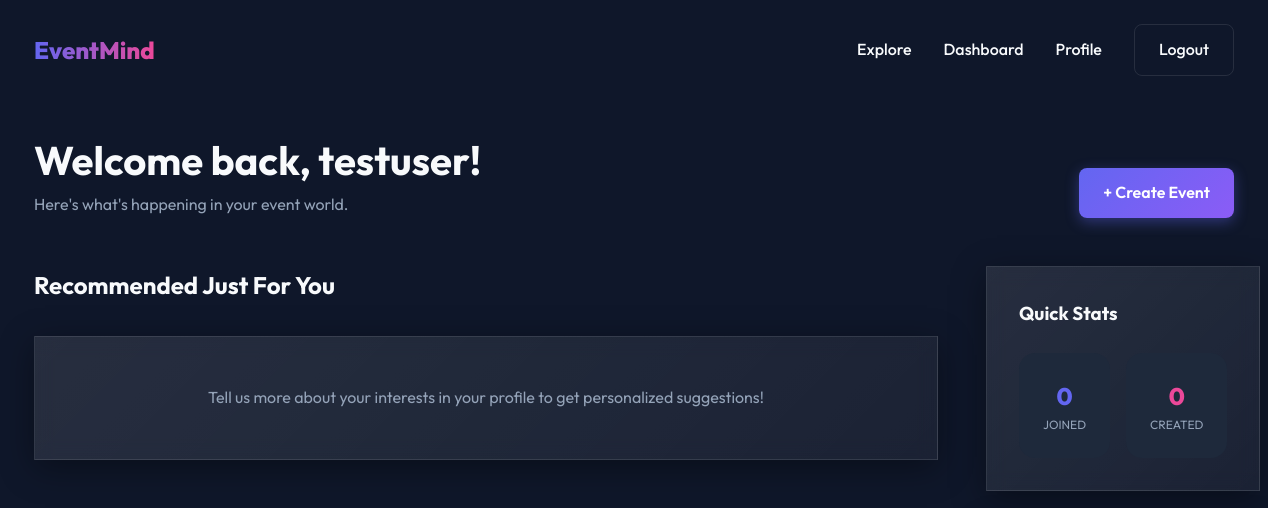
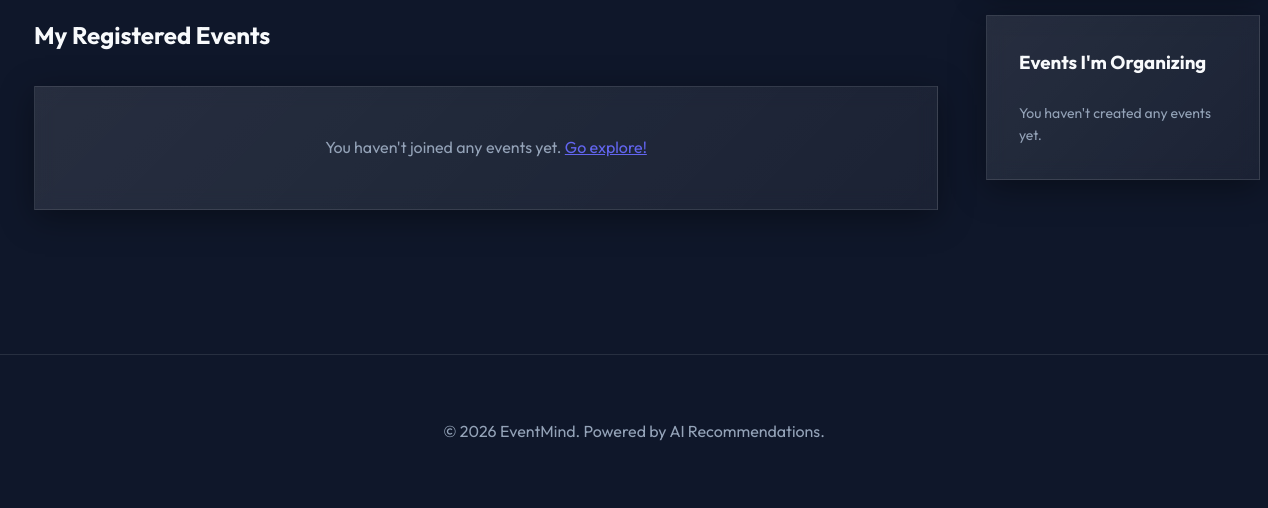
The page /dashboard (signed in) on the database as committed earlier (2 pictures, top to bottom).
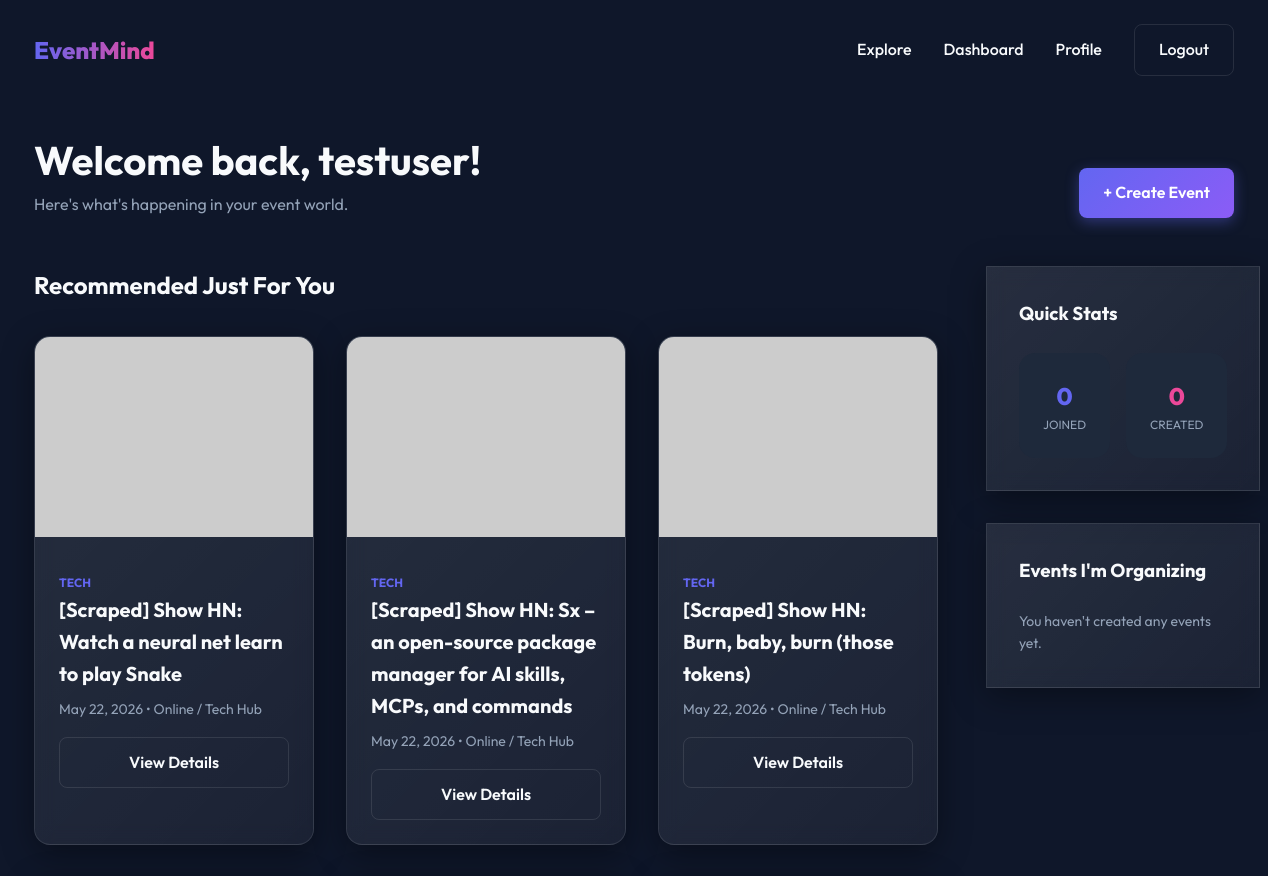
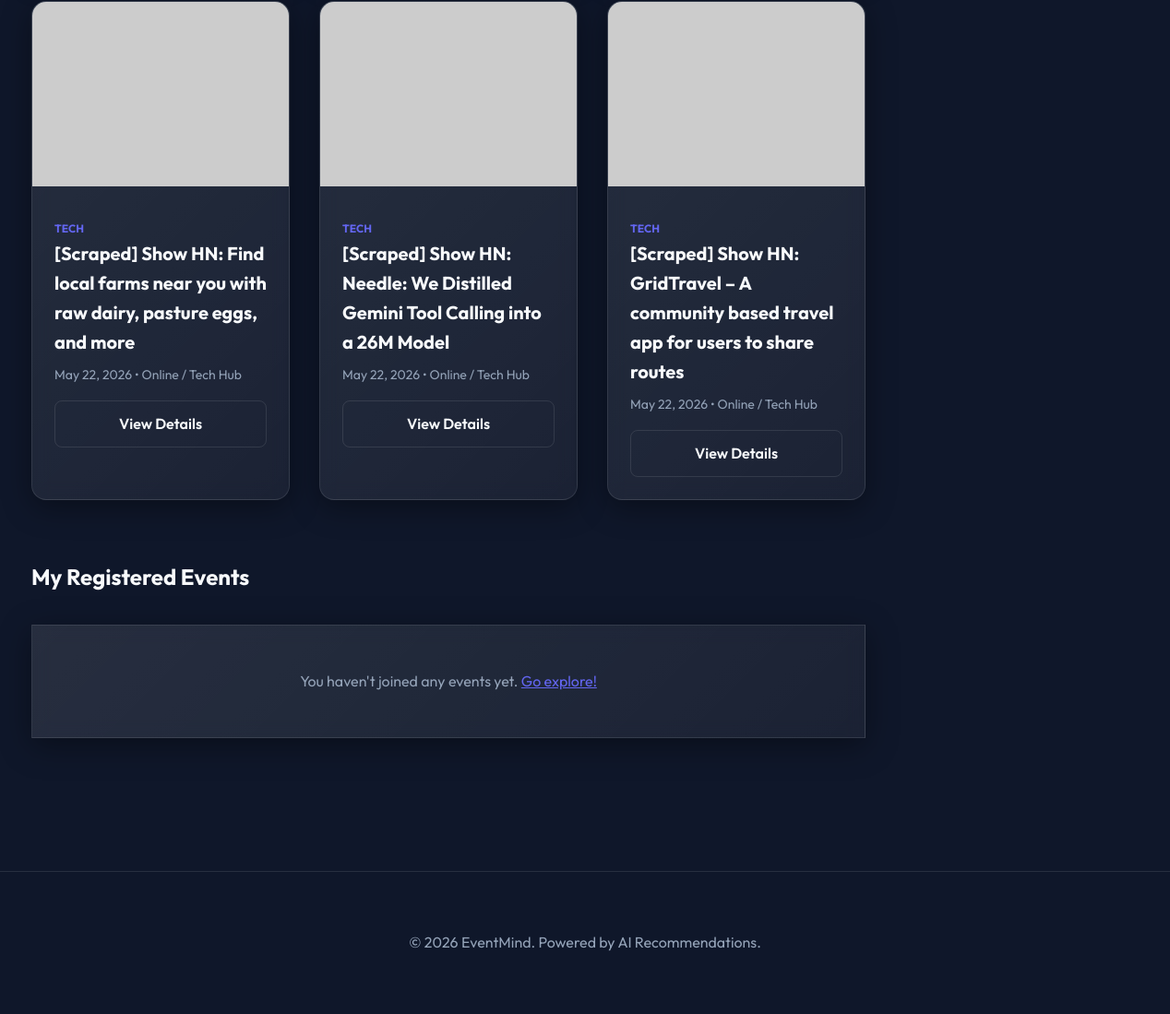
The same page on the database as committed later (2 pictures, top to bottom).
### app/models/user.py (models this page shows, shortened)
class User(Base, TimestampMixin):
    __tablename__ = "users"
    id: Mapped[int] = mapped_column(primary_key=True, index=True)
    email: Mapped[str] = mapped_column(String(255), unique=True, index=True, nullable=False)
    username: Mapped[str] = mapped_column(String(50), unique=True, index=True, nullable=False)
    hashed_password: Mapped[str] = mapped_column(String(255), nullable=False)
    full_name: Mapped[str] = mapped_column(String(150), nullable=False)
    bio: Mapped[str | None] = mapped_column(Text, nullable=True)
    avatar_url: Mapped[str | None] = mapped_column(String(500), nullable=True)
    interests: Mapped[list] = mapped_column(JSON, default=list, nullable=False)
    role: Mapped[UserRole] = mapped_column(
        Enum(UserRole), default=UserRole.USER, nullable=False
    )
    is_active: Mapped[bool] = mapped_column(Boolean, default=True, nullable=False)
    events: Mapped[list["Event"]] = relationship(
        "Event", back_populates="owner", lazy="selectin"
    )
    registrations: Mapped[list["Registration"]] = relationship(
        "Registration", back_populates="user", lazy="selectin"
    )
    comments: Mapped[list["Comment"]] = relationship(
        "Comment", back_populates="user", lazy="selectin"
    )

### app/models/event.py (models this page shows, shortened)
class Event(Base, TimestampMixin):
    __tablename__ = "events"
    id: Mapped[int] = mapped_column(primary_key=True, index=True)
    title: Mapped[str] = mapped_column(String(200), nullable=False, index=True)
    description: Mapped[str] = mapped_column(Text, nullable=False)
    location: Mapped[str] = mapped_column(String(300), nullable=False)
    event_date: Mapped[datetime] = mapped_column(DateTime(timezone=True), nullable=False, index=True)
    capacity: Mapped[int] = mapped_column(Integer, default=100, nullable=False)
    category: Mapped[str] = mapped_column(String(100), nullable=False, index=True)
    tags: Mapped[list] = mapped_column(JSON, default=list, nullable=False)
    image_url: Mapped[str | None] = mapped_column(String(500), nullable=True)
    is_active: Mapped[bool] = mapped_column(Boolean, default=True, nullable=False)
    owner_id: Mapped[int] = mapped_column(ForeignKey("users.id"), nullable=False)
    owner: Mapped["User"] = relationship("User", back_populates="events")
    registrations: Mapped[list["Registration"]] = relationship(
        "Registration", back_populates="event", lazy="selectin"
    )
    comments: Mapped[list["Comment"]] = relationship(
        "Comment", back_populates="event", lazy="selectin", cascade="all, delete-orphan"
    )

### app/web/dashboard_views.py (the view)
@router.get("", response_class=HTMLResponse)
async def dashboard(
    request: Request,
    current_user=Depends(require_login_cookie),
    session: AsyncSession = Depends(get_db),
):
    rec_service = RecommendationService(session)
    reg_service = RegistrationService(session)
    event_service = EventService(session)
    rec_result = await rec_service.get_recommendations(current_user.id, top_k=6)
    registrations = await reg_service.get_my_registrations(current_user)
    event_result = await event_service.get_events_paginated(page=1, size=20, upcoming_only=False)
    my_events = [e for e in event_result.items if e.owner_id == current_user.id]
    return templates.TemplateResponse(
        request=request,
        name="dashboard/index.html",
        context={
            "current_user": current_user,
            "recommendations": rec_result.recommendations,
            "registrations": registrations,
            "my_events": my_events,
        },
    )

### templates/dashboard/index.html (shortened to what this page needs)
{% extends "base.html" %}
{% block content %}
<section style="padding: 8rem 2rem 4rem;">
    <div style="max-width: 1200px; margin: 0 auto;">
        <div style="display: flex; justify-content: space-between; align-items: flex-end; margin-bottom: 3rem;">
            <div>
                <h1 style="font-size: 2.5rem;">Welcome back, {{ current_user.username }}!</h1>
                <p style="color: var(--text-muted);">Here's what's happening in your event world.</p>
            </div>
            <a href="/events/create" class="btn btn-primary">+ Create Event</a>
        </div>
        <div style="display: grid; grid-template-columns: 2fr 1fr; gap: 3rem;">
            <div>
                <h2 style="margin-bottom: 2rem;">Recommended Just For You</h2>
                <div class="event-grid" style="grid-template-columns: repeat(auto-fill, minmax(280px, 1fr)); padding: 0; width: 100%;">
                    {% for event in recommendations %}
                        {% include "partials/event_card.html" %}
                    {% else %}
                        <div class="glass-card" style="grid-column: 1 / -1; padding: 3rem; text-align: center; color: var(--text-muted);">
                            Tell us more about your interests in your profile to get personalized suggestions!
                        </div>
                    {% endfor %}
                </div>
                <h2 style="margin: 4rem 0 2rem;">My Registered Events</h2>
                <div class="event-grid" style="grid-template-columns: repeat(auto-fill, minmax(280px, 1fr)); padding: 0; width: 100%;">
                    {% for reg in registrations %}
                        <div class="event-card glass-card">
                            <img src="{{ reg.event_image_url or 'https://via.placeholder.com/400x200' }}" class="event-image">
                            <div class="event-details">
                                <span class="event-category">{{ reg.event_category }}</span>
                                <h3 class="event-title">{{ reg.event_title }}</h3>
                                <div class="event-info">
                                    <span>{{ reg.event_date.strftime('%B %d, %Y') }}</span>
                                </div>
                                <a href="/events/{{ reg.event_id }}" class="btn btn-outline" style="width: 100%; text-align: center;">View Details</a>
                            </div>
                        </div>
                    {% else %}
                        <div class="glass-card" style="grid-column: 1 / -1; padding: 3rem; text-align: center; color: var(--text-muted);">
                            You haven't joined any events yet. <a href="/events" style="color: var(--primary);">Go explore!</a>
                        </div>
                    {% endfor %}
                </div>
            </div>
            <aside>
                <div class="glass-card" style="padding: 2rem; margin-bottom: 2rem;">
                    <h3 style="margin-bottom: 1.5rem;">Quick Stats</h3>
                    <div style="display: grid; grid-template-columns: 1fr 1fr; gap: 1rem; text-align: center;">
                        <div style="background: var(--surface); padding: 1.5rem; border-radius: 1rem;">
                            <div style="font-size: 1.5rem; font-weight: 800; color: var(--primary);">{{ registrations|length }}</div>
                            <div style="font-size: 0.75rem; text-transform: uppercase; color: var(--text-muted);">Joined</div>
                        </div>
                        <div style="background: var(--surface); padding: 1.5rem; border-radius: 1rem;">
                            <div style="font-size: 1.5rem; font-weight: 800; color: var(--secondary);">{{ my_events|length }}</div>
                            <div style="font-size: 0.75rem; text-transform: uppercase; color: var(--text-muted);">Created</div>
                        </div>
                    </div>
                </div>
                <div class="glass-card" style="padding: 2rem;">
                    <h3 style="margin-bottom: 1.5rem;">Events I'm Organizing</h3>
                    {% for event in my_events %}
                        <div style="margin-bottom: 1rem; padding-bottom: 1rem; border-bottom: 1px solid var(--glass-border); display: flex; justify-content: space-between; align-items: center;">
                            <div>
                                <div style="font-weight: 600;">{{ event.title }}</div>
                                <div style="font-size: 0.75rem; color: var(--text-muted);">{{ event.registered_count }} joined</div>
                            </div>
                            <a href="/events/{{ event.id }}" style="color: var(--primary); font-size: 0.875rem;">Manage</a>
                        </div>
                    {% else %}
                        <p style="color: var(--text-muted); font-size: 0.875rem;">You haven't created any events yet.</p>
                    {% endfor %}
                </div>
            </aside>
        </div>
    </div>
</section>
{% endblock %}

### templates/base.html (shortened to what this page needs)
<!DOCTYPE html>
<html lang="en">
<head>
    <link rel="stylesheet" href="{{ url_for('static', path='css/main.css') }}">
</head>
<body>
    {% include "partials/navbar.html" %}
    <main>
        {% block content %}{% endblock %}
    </main>
    {% include "partials/footer.html" %}
</body>
</html>

### templates/partials/navbar.html
<nav>
    <div class="nav-container">
        <a href="/" class="logo">EventMind</a>
        <div class="nav-links">
            <a href="/events">Explore</a>
            {% if current_user %}
                <a href="/dashboard">Dashboard</a>
                <a href="/profile">Profile</a>
                <a href="/auth/logout" class="btn btn-outline">Logout</a>
            {% else %}
                <a href="/auth/login">Login</a>
                <a href="/auth/register" class="btn btn-primary">Sign Up</a>
            {% endif %}
        </div>
    </div>
</nav>

### templates/partials/event_card.html (shortened to what this page needs)
<div class="event-card glass-card">
    <img src="{{ event.image_url or 'https://via.placeholder.com/400x200' }}" alt="{{ event.title }}" class="event-image">
    <div class="event-details">
        <span class="event-category">{{ event.category }}</span>
        <h3 class="event-title">{{ event.title }}</h3>
        <div class="event-info">
            <span>{{ event.event_date.strftime('%B %d, %Y') }}</span> •
            <span>{{ event.location }}</span>
        </div>
        <a href="/events/{{ event.id or event.event_id }}" class="btn btn-outline" style="width: 100%; text-align: center;">View Details</a>
    </div>
</div>

### templates/partials/footer.html
<footer>
    <div class="footer-container">
        <p>&copy; 2026 EventMind. Powered by AI Recommendations.</p>
    </div>
</footer>

### static/css/main.css (style rules this page uses)
:root { --primary: #6366f1; --primary-dark: #4f46e5; --secondary: #ec4899; --accent: #8b5cf6; --background: #0f172a; --surface: #1e293b; --surface-light: #334155; --text: #f8fafc; --text-muted: #94a3b8; --error: #ef4444; --success: #10b981; --glass: rgba(255, 255, 255, 0.05); --glass-border: rgba(255, 255, 255, 0.1); }
* { margin: 0; padding: 0; box-sizing: border-box; font-family: 'Outfit', sans-serif; }
body { background-color: var(--background); color: var(--text); line-height: 1.6; overflow-x: hidden; }
.glass-card { background: linear-gradient(135deg, rgba(255,255,255,0.1), rgba(255,255,255,0.05)); backdrop-filter: blur(10px); border: 1px solid rgba(255,255,255,0.1); box-shadow: 0 8px 32px 0 rgba(0, 0, 0, 0.37); }
nav { position: fixed; top: 0; width: 100%; z-index: 1000; padding: 1.5rem 2rem; transition: all 0.3s ease; }
.nav-container { max-width: 1200px; margin: 0 auto; display: flex; justify-content: space-between; align-items: center; }
.logo { font-size: 1.5rem; font-weight: 800; background: linear-gradient(to right, var(--primary), var(--secondary)); -webkit-background-clip: text; -webkit-text-fill-color: transparent; text-decoration: none; }
.nav-links { display: flex; gap: 2rem; align-items: center; }
.nav-links a { color: var(--text); text-decoration: none; font-weight: 500; transition: color 0.3s; }
.btn { padding: 0.75rem 1.5rem; border-radius: 0.5rem; font-weight: 600; cursor: pointer; transition: all 0.3s cubic-bezier(0.4, 0, 0.2, 1); text-decoration: none; display: inline-block; border: none; }
.btn-primary { background: linear-gradient(135deg, var(--primary), var(--accent)); color: white; box-shadow: 0 4px 14px 0 rgba(99, 102, 241, 0.39); }
.btn-outline { background: transparent; border: 1px solid var(--glass-border); color: var(--text); }
.event-grid { display: grid; grid-template-columns: repeat(auto-fill, minmax(300px, 1fr)); gap: 2rem; max-width: 1200px; margin: 0 auto; padding: 0 2rem; }
.event-card { border-radius: 1rem; overflow: hidden; transition: transform 0.3s; }
.event-image { width: 100%; height: 200px; object-fit: cover; background: var(--surface-light); }
.event-details { padding: 1.5rem; }
.event-category { font-size: 0.75rem; text-transform: uppercase; font-weight: 700; color: var(--primary); margin-bottom: 0.5rem; }
.event-title { font-size: 1.25rem; font-weight: 700; margin-bottom: 0.5rem; }
.event-info { font-size: 0.875rem; color: var(--text-muted); margin-bottom: 1rem; }
footer { margin-top: 5rem; padding: 4rem 2rem; border-top: 1px solid var(--glass-border); text-align: center; color: var(--text-muted); }

Rows that differ between the two databases and show on the page:
added Event: category "TECH", title "[Scraped] Show HN: Watch a neural net learn to play Snake", event_date "May 22, 2026", location "Online / Tech Hub"
added Event: category "TECH", title "[Scraped] Show HN: Sx – an open-source package manager for AI skills, MCPs, and commands", event_date "May 22, 2026", location "Online / Tech Hub"
added Event: category "TECH", title "[Scraped] Show HN: Burn, baby, burn (those tokens)", event_date "May 22, 2026", location "Online / Tech Hub"
added Event: category "TECH", title "[Scraped] Show HN: Find local farms near you with raw dairy, pasture eggs, and more", event_date "May 22, 2026", location "Online / Tech Hub"
added Event: category "TECH", title "[Scraped] Show HN: Needle: We Distilled Gemini Tool Calling into a 26M Model", event_date "May 22, 2026", location "Online / Tech Hub"
added Event: category "TECH", title "[Scraped] Show HN: GridTravel – A community based travel app for users to share routes", event_date "May 22, 2026", location "Online / Tech Hub"
Other text that changed with them:
text no longer shown: "Tell us more about your interests in your profile to get personalized suggestions!"
